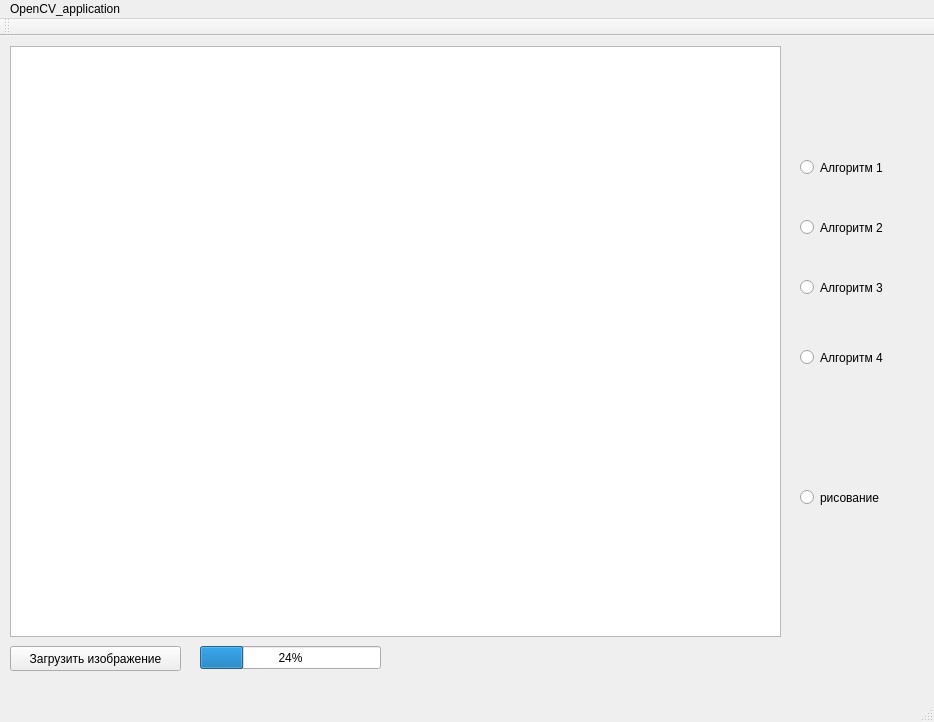
<?xml version="1.0" encoding="UTF-8"?>
<ui version="4.0">
 <class>MainWindow</class>
 <widget class="QMainWindow" name="MainWindow">
  <property name="geometry">
   <rect>
    <x>0</x>
    <y>0</y>
    <width>934</width>
    <height>722</height>
   </rect>
  </property>
  <property name="windowTitle">
   <string>MainWindow</string>
  </property>
  <widget class="QWidget" name="centralWidget">
   <widget class="QGraphicsView" name="graphicsView">
    <property name="geometry">
     <rect>
      <x>10</x>
      <y>10</y>
      <width>771</width>
      <height>591</height>
     </rect>
    </property>
   </widget>
   <widget class="QRadioButton" name="radioButton">
    <property name="geometry">
     <rect>
      <x>800</x>
      <y>120</y>
      <width>106</width>
      <height>23</height>
     </rect>
    </property>
    <property name="text">
     <string>Алгоритм 1</string>
    </property>
    <property name="autoExclusive">
     <bool>false</bool>
    </property>
   </widget>
   <widget class="QRadioButton" name="radioButton_2">
    <property name="geometry">
     <rect>
      <x>800</x>
      <y>180</y>
      <width>106</width>
      <height>23</height>
     </rect>
    </property>
    <property name="text">
     <string>Алгоритм 2</string>
    </property>
    <property name="autoExclusive">
     <bool>false</bool>
    </property>
   </widget>
   <widget class="QRadioButton" name="radioButton_3">
    <property name="geometry">
     <rect>
      <x>800</x>
      <y>240</y>
      <width>106</width>
      <height>23</height>
     </rect>
    </property>
    <property name="text">
     <string>Алгоритм 3</string>
    </property>
    <property name="autoExclusive">
     <bool>false</bool>
    </property>
   </widget>
   <widget class="QRadioButton" name="radioButton_4">
    <property name="geometry">
     <rect>
      <x>800</x>
      <y>310</y>
      <width>106</width>
      <height>23</height>
     </rect>
    </property>
    <property name="text">
     <string>Алгоритм 4</string>
    </property>
    <property name="autoExclusive">
     <bool>false</bool>
    </property>
   </widget>
   <widget class="QPushButton" name="pushButton">
    <property name="geometry">
     <rect>
      <x>10</x>
      <y>610</y>
      <width>171</width>
      <height>25</height>
     </rect>
    </property>
    <property name="text">
     <string>Загрузить изображение</string>
    </property>
   </widget>
   <widget class="QRadioButton" name="radioButton_5">
    <property name="geometry">
     <rect>
      <x>800</x>
      <y>450</y>
      <width>106</width>
      <height>23</height>
     </rect>
    </property>
    <property name="text">
     <string>рисование</string>
    </property>
    <property name="autoExclusive">
     <bool>false</bool>
    </property>
   </widget>
   <widget class="QProgressBar" name="progressBar">
    <property name="geometry">
     <rect>
      <x>200</x>
      <y>610</y>
      <width>181</width>
      <height>23</height>
     </rect>
    </property>
    <property name="value">
     <number>24</number>
    </property>
   </widget>
  </widget>
  <widget class="QMenuBar" name="menuBar">
   <property name="geometry">
    <rect>
     <x>0</x>
     <y>0</y>
     <width>934</width>
     <height>22</height>
    </rect>
   </property>
   <widget class="QMenu" name="menuOpenCV_application">
    <property name="title">
     <string>OpenCV_application</string>
    </property>
   </widget>
   <addaction name="menuOpenCV_application"/>
  </widget>
  <widget class="QToolBar" name="mainToolBar">
   <attribute name="toolBarArea">
    <enum>TopToolBarArea</enum>
   </attribute>
   <attribute name="toolBarBreak">
    <bool>false</bool>
   </attribute>
  </widget>
  <widget class="QStatusBar" name="statusBar"/>
 </widget>
 <layoutdefault spacing="6" margin="11"/>
 <resources/>
 <connections/>
</ui>
